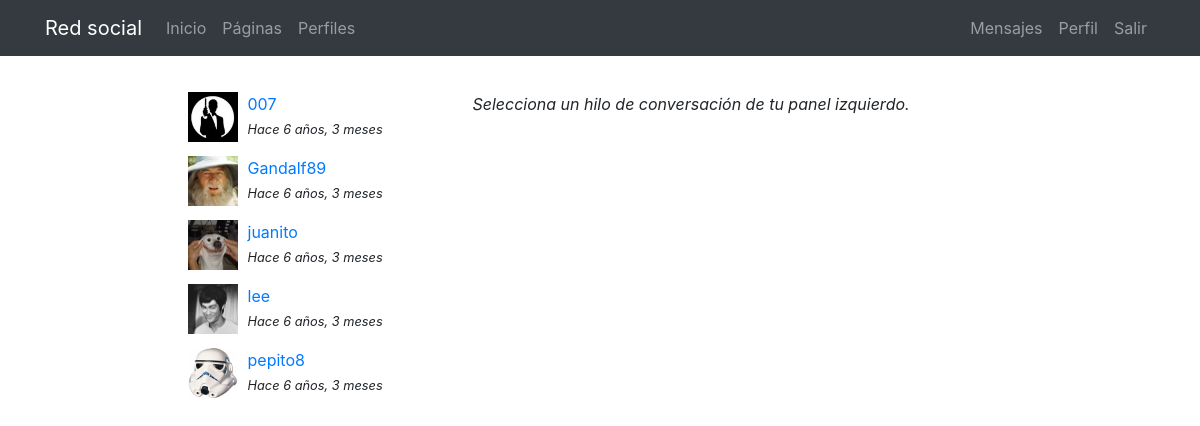
The app's page /messenger/ (signed in) with its own data.
### registration/models.py (models this page shows)
class Profile(models.Model):
    user = models.OneToOneField(User, on_delete=models.CASCADE)
    avatar = models.ImageField(upload_to=custom_upload_to, null=True, blank=True)
    bio = models.TextField(null=True, blank=True)
    link = models.URLField(max_length=200, null=True, blank=True)
    class Meta:
        ordering = ['user__username']

### messenger/models.py (models this page shows)
class Thread(models.Model):
    users = models.ManyToManyField(User, related_name='threads')
    messages = models.ManyToManyField(Message)
    updated = models.DateTimeField(auto_now=True)
    objects = ThreadManager()
    class Meta:
        ordering = ['-updated']

class Message(models.Model):
    user = models.ForeignKey(User, on_delete=models.CASCADE)
    content = models.TextField()
    created = models.DateTimeField(auto_now_add=True)
    class Meta:
        ordering = ['created']

### messenger/views.py (the view)
# urls.py: path('', ThreadList.as_view(), name="list"),
@method_decorator(login_required, name="dispatch")
class ThreadList(TemplateView):
    template_name = "messenger/thread_list.html"

### messenger/templates/messenger/thread_list.html (shortened to what this page needs)
{% extends 'core/base.html' %}
{% load static %}
{% block content %}
<main role="main">
  <div class="container">
    <div class="row mt-3">
      <div class="col-md-9 mx-auto mb-5">
        <div class="row">
          <div class="col-md-4">
            {% for thread in request.user.threads.all %}
              {% if thread.messages.all|length > 0 %}
                <div class="mb-3">
                  {% for user in thread.users.all %}
                    {% if user != request.user %}
                      {% if user.profile.avatar %}
                        <img src="{{user.profile.avatar.url}}" class="avatar">
                      {% else %}
                        <img src="{% static 'registration/img/no-avatar.jpg' %}" class="avatar">
                      {% endif %}
                      <div>
                        <a href="{% url 'messenger:detail' thread.pk %}">{{user}}</a><br>
                        <small><i>Hace {{thread.messages.last.created|timesince}}</i></small>
                      </div>
                    {% endif %}
                  {% endfor %}
                </div>
              {% endif %}
            {% endfor %}
          </div>
          <div class="col-md-8">
            <p><i>Selecciona un hilo de conversación de tu panel izquierdo.</i></p>
          </div>
        </div>
      </div>
    </div>
  </div>
</main>
{% endblock %}

### core/static/core/css/main.css (style rules this page uses)
main { padding-top: 20px; }
:root { --jumbotron-padding-y: 3rem; }

### messenger/templates/messenger/thread_list.html (style rules this page uses)
.avatar { width:50px; height:50px; float:left; margin-right:10px; }

### records on screen
Thread: messages.last.created "6 años, 3 meses"
Thread: messages.last.created "6 años, 3 meses"
Thread: messages.last.created "6 años, 3 meses"
Thread: messages.last.created "6 años, 3 meses"
Thread: messages.last.created "6 años, 3 meses"

### other values on screen
{{ user }} "007"
{{ user }} "Gandalf89"
{{ user }} "juanito"
{{ user }} "lee"
{{ user }} "pepito8"
